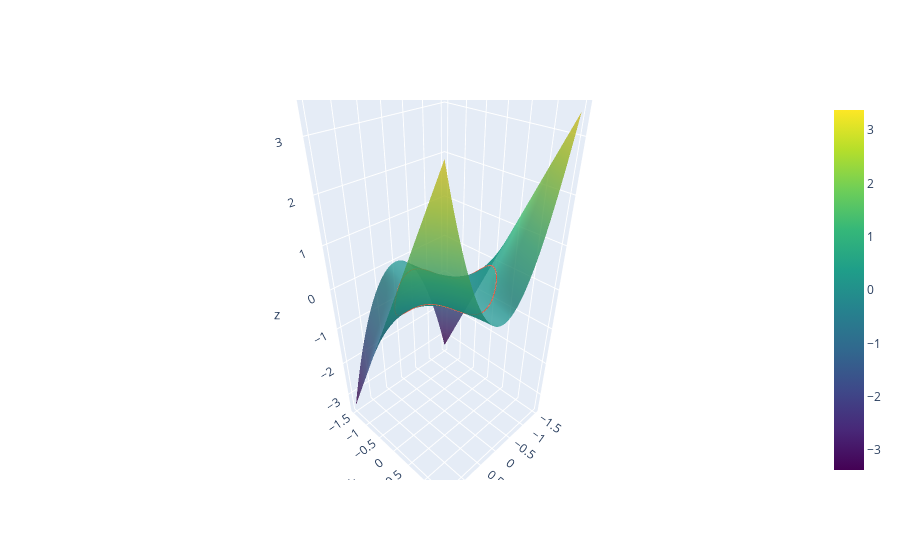

Notebook code cell kept with this figure:
### Code cell
import plotly.graph_objects as go
import numpy as np

# Create grid for the function
x = np.linspace(-1.5, 1.5, 100)
y = np.linspace(-1.5, 1.5, 100)
x, y = np.meshgrid(x, y)
z = x**2 * y

# Create a set of points that lie on the circle
theta = np.linspace(0, 2*np.pi, 100)
x_circle = np.cos(theta) 
y_circle = np.sin(theta)
z_circle = x_circle**2 * y_circle

# Create the surface plot for the function
fig = go.Figure(data=[go.Surface(z=z, x=x, y=y, colorscale='Viridis', opacity=0.8)])

# Add the circle to the plot
fig.add_trace(go.Scatter3d(x=x_circle, y=y_circle, z=z_circle, mode='lines'))

fig.show()
